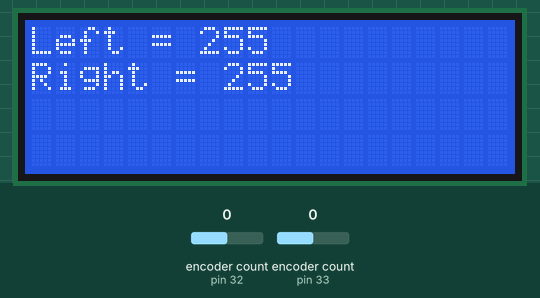
This sketch was run on a simulated Arduino Mega 2560, built with avr-gcc and run on an emulated ATmega2560. Shown: 20×4 character LCD. The inputs (shaded band) are chosen by the test bench; at power-on: encoder count (sensors on pin 32, pin 33) 0.

Above: at 3.3 s.
3.4 s: encoder count (sensor on pin 32) set to -1
At 3.9 s:
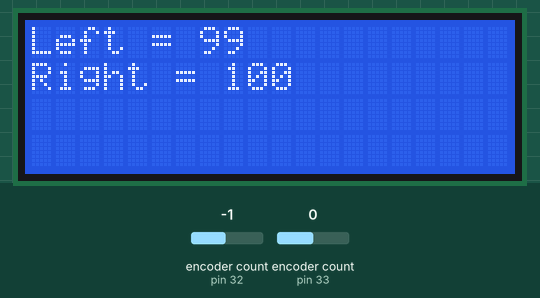
4.9 s: encoder count (sensor on pin 33) set to -1
At 6.1 s:
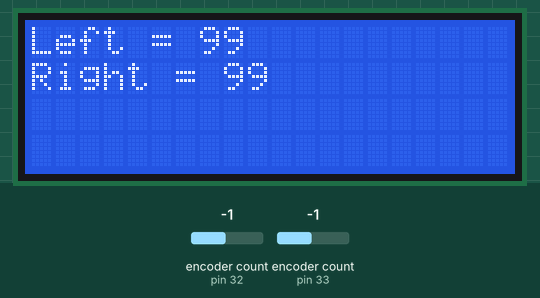
6.4 s: encoder count (sensor on pin 32) set to 0
At 7.4 s:
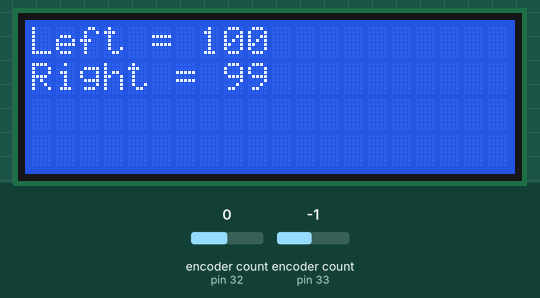
7.9 s: encoder count (sensor on pin 33) set to 0
At 8.6 s:
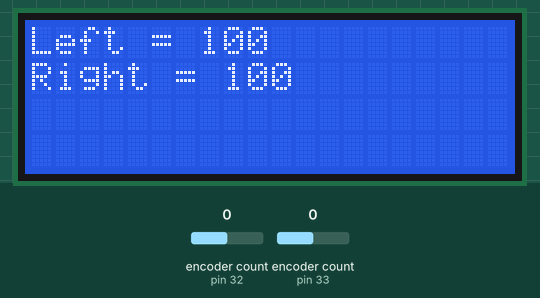
Timing chart, 0 to 10.4 s (numbered marks = the images above; inputs shaded):
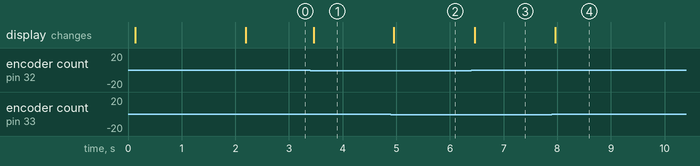

Measured:
- after the input at 3.4 s, the display: changes after 0.06 s (image 1)
- after the input at 4.9 s, the display: changes after 0.06 s (image 2)
- after the input at 6.4 s, the display: changes after 0.06 s (image 3)
- after the input at 7.9 s, the display: changes after 0.06 s (image 4)

The sketch:

TwoKnobsToEEPROM.ino
```cpp
#include <Encoder.h>
#include <EEPROM.h>
#include <LiquidCrystal_I2C.h>
#include <Wire.h>

//initialize knobs
Encoder knobLeft(32, 31);
Encoder knobRight(33, 34);

//initialize LCD screen
LiquidCrystal_I2C lcd(0x27,20,4);

//for ISRs
volatile bool writeVals = false;
volatile bool leftReset = false;
volatile bool rightReset = false;

//declare variables
int savedPosLeft, savedPosRight;
int positionLeft;
int positionRight;
int newLeft, newRight;


void setup() {

  //pushbutton button setup
  pinMode(6, INPUT_PULLUP);
  pinMode(30, INPUT_PULLUP);
  pinMode(35, INPUT_PULLUP);

  //attach interrupts for eeprom and default vals
  attachInterrupt(digitalPinToInterrupt(6), resetVal, FALLING);
  attachInterrupt(digitalPinToInterrupt(30), defaultLeft, FALLING);
  attachInterrupt(digitalPinToInterrupt(35), defaultRight, FALLING);


  //bootup message
  lcd.init();
  lcd.backlight();
  lcd.setCursor(0,0);
  lcd.print("                    ");
  lcd.setCursor(0,0);
  lcd.print("Encoder Test:");

  lcd.setCursor(0,1);
  lcd.print("                    ");
  lcd.setCursor(0,1);
  lcd.print("loading values...");
  delay(2000);

  //read for from EEPROM
  positionLeft =EEPROM.read(900);
  positionRight= EEPROM.read(901);

  //write to encoder objects  -- x4 multiplier to account for each click being a tick of 1
  knobLeft.write(positionLeft*4);
  knobRight.write(positionRight*4);

  //print position
  lcd.setCursor(0,0);
  lcd.print("                    ");
  lcd.setCursor(0,0);
  lcd.print("Left = ");
  lcd.print(positionLeft ,DEC);

  lcd.setCursor(0,1);
  lcd.print("                    ");
  lcd.setCursor(0,1);
  lcd.print("Right = ");
  lcd.print(positionRight ,DEC);

}


void loop() {

  //get values from encoder
  newLeft = knobLeft.read();
  newRight = knobRight.read();

  //default values functions
  if (leftReset)
  {
    knobLeft.write(200);
    positionLeft=50;
    leftReset = false;
  }

  if (rightReset)
  {
    knobRight.write(200);
    positionRight=50;
    rightReset = false;
  }

 //triggered by ISR
   if (writeVals==true)
  {
    //print message and write values to EEPROM
    lcd.setCursor(0,0);
    lcd.print("                    ");
    lcd.setCursor(0,0);
    lcd.print("Saved values:");
    EEPROM.write(900, positionLeft);
    EEPROM.write(901, positionRight);

    //read back what was written to confirm
    savedPosLeft =EEPROM.read(900);
    savedPosRight= EEPROM.read(901);

    lcd.setCursor(0,1);
    lcd.print("                    ");
    lcd.setCursor(0,1);
    lcd.print("Saved Left = ");
    lcd.print(savedPosLeft, DEC);

    lcd.setCursor(0,2);
    lcd.print("                    ");
    lcd.setCursor(0,2);
    lcd.print("Saved Right = ");
    lcd.print(savedPosRight,DEC);

    delay(1000);

    //go back to printing current settings
    lcd.setCursor(0,0);
    lcd.print("                    ");
    lcd.setCursor(0,0);
    lcd.print("Left = ");
    lcd.print(positionLeft ,DEC);

    lcd.setCursor(0,1);
    lcd.print("                    ");
    lcd.setCursor(0,1);
    lcd.print("Right = ");
    lcd.print(positionRight ,DEC);

    lcd.setCursor(0,2);
    lcd.print("                    ");
    lcd.setCursor(0,2);
    lcd.setCursor(0,3);
    lcd.print("                    ");
    lcd.setCursor(0,3);

   //and make sure we don't come back here unless we press a button
    writeVals=false;
  }


  //setting limits  -- multiplier of 4 for the encoder position.
  if (newLeft>400)
    {newLeft=400;
    positionLeft = newLeft/4;
    knobLeft.write(400);}
  if (newRight>400)
    {newRight=400;
    positionRight = newRight/4;
    knobRight.write(400);}
  if (newLeft<0)
    {newLeft=0;
    positionLeft = newLeft;
    knobLeft.write(0);}
  if (newRight<0)
    {newRight=0;
    positionRight = newRight;
    knobRight.write(0);}


  //update position if the value has changed
  if (newLeft/4 != positionLeft || newRight/4 != positionRight) {
    positionLeft = newLeft/4;
    positionRight = newRight/4;

    //aaand print
    lcd.setCursor(0,0);
    lcd.print("                    ");
    lcd.setCursor(0,0);
    lcd.print("Left = ");
    lcd.print(positionLeft ,DEC);

    lcd.setCursor(0,1);
    lcd.print("                    ");
    lcd.setCursor(0,1);
    lcd.print("Right = ");
    lcd.print(positionRight ,DEC);

    lcd.setCursor(0,2);
    lcd.print("                    ");
    lcd.setCursor(0,2);
    lcd.setCursor(0,3);
    lcd.print("                    ");
    lcd.setCursor(0,3);

  /*  savedPosLeft =EEPROM.read(900);
    savedPosRight= EEPROM.read(901);

    Serial.print("Saved Left = ");
    Serial.print(savedPosLeft,DEC);
    Serial.print(" , Saved Right = ");
    Serial.print(savedPosRight,DEC);
    Serial.println();

    positionLeft = newLeft;
    positionRight = newRight;*/
  }
  // if a character is sent from the serial monitor,
  // reset both back to zero.
 /* if (Serial.available()) {
    Serial.read();
    Serial.println("Reset both knobs to zero");
    knobLeft.write(0);
    knobRight.write(0);*/
}


void resetVal()
{
  writeVals = true;
}

void defaultRight()
{
  rightReset = true;
}

void defaultLeft()
{
  leftReset = true;
}
```
